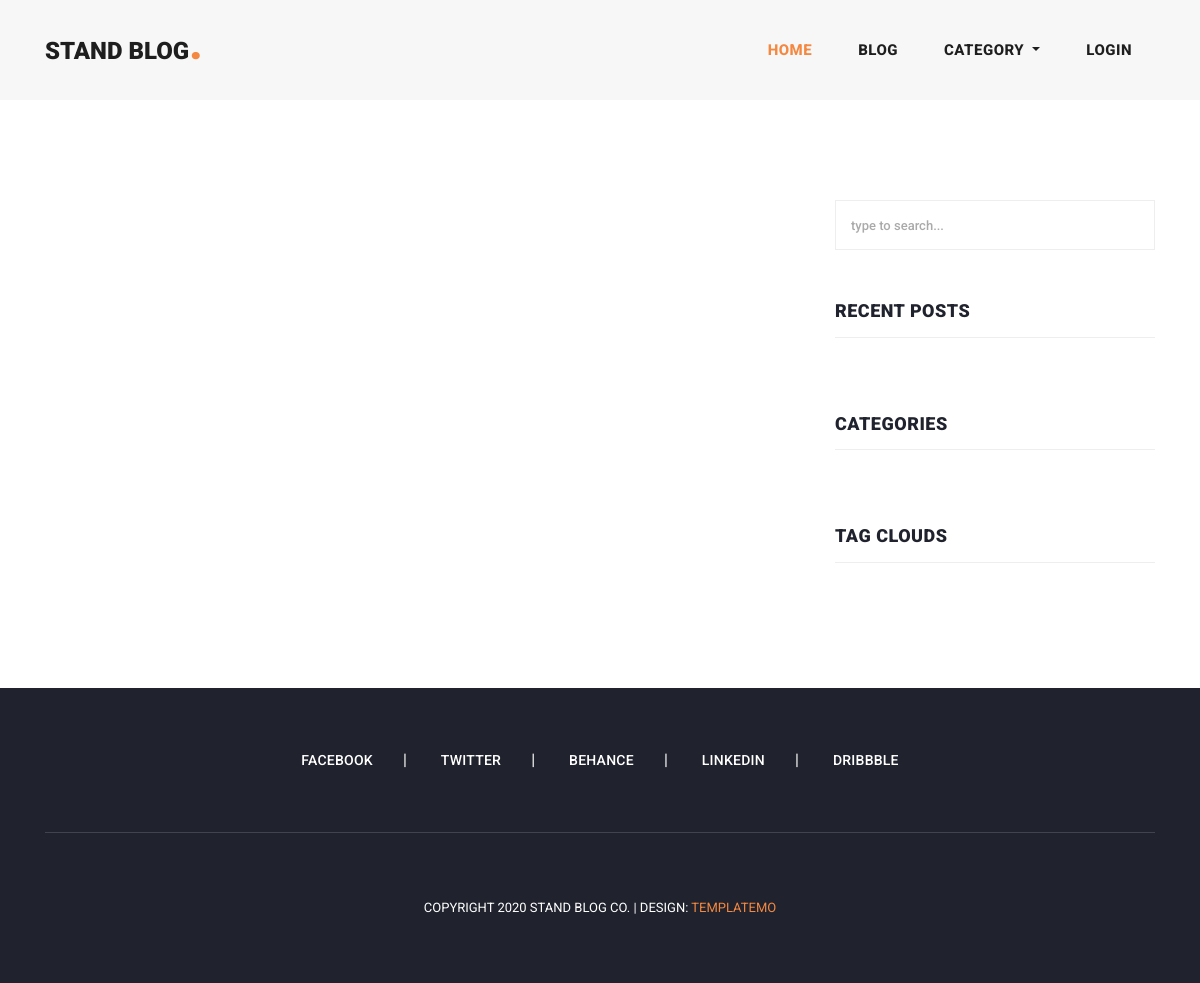
/search/, run on an earlier commit of the app's database.
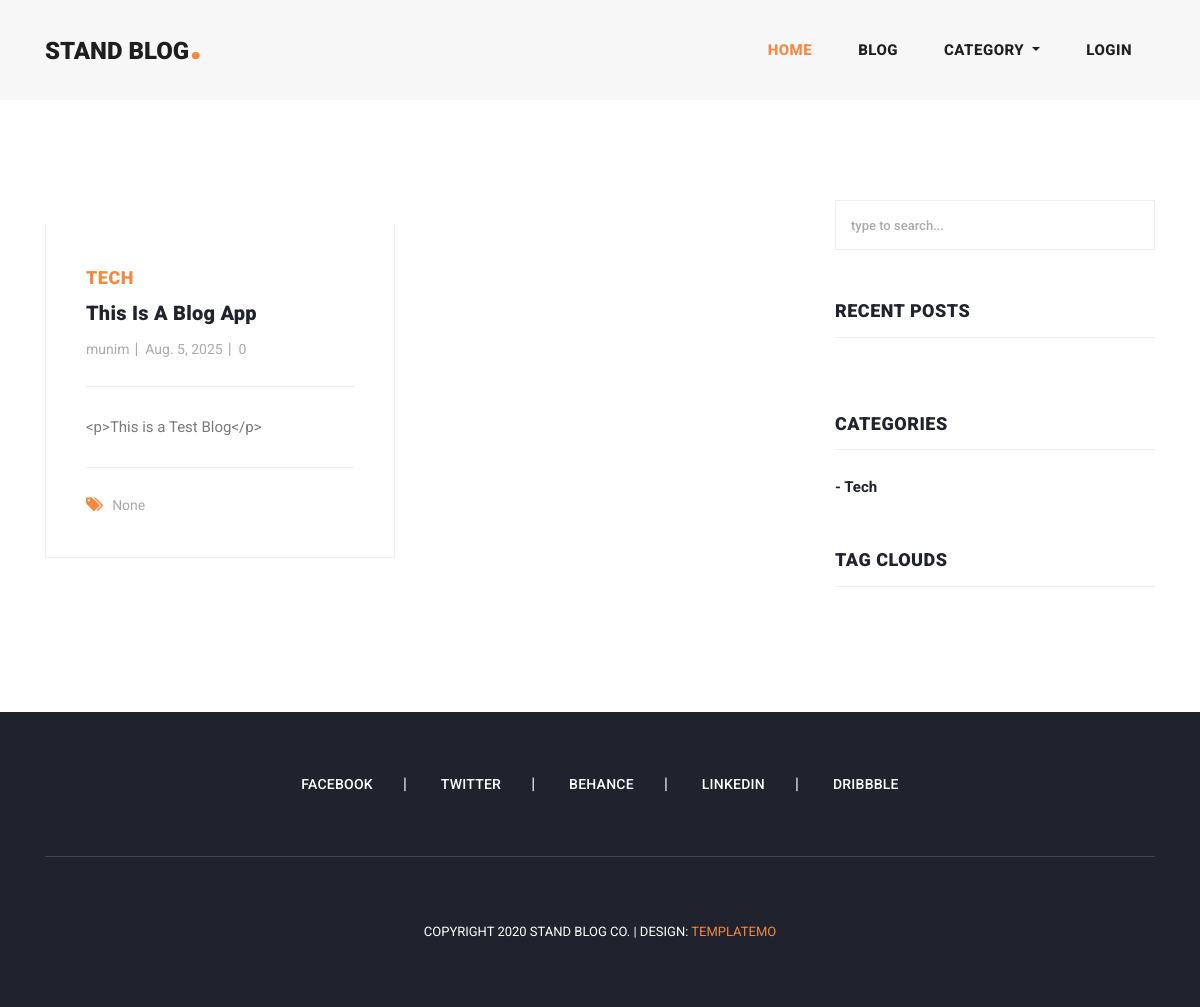
And on a later commit of the database.
### home/models.py (models this page shows, shortened)
class Blog (models.Model):
    Banner = models.ImageField(upload_to = 'blog')
    user = models.ForeignKey(User, on_delete=models.CASCADE , related_name='blog_user')
    title = models.CharField(max_length=255)
    category = models.ForeignKey(Category, on_delete=models.CASCADE , related_name='blog_category')
    description = RichTextField()
    tags = models.ManyToManyField(Tag , related_name ='blog_tag', blank=True)
    likes = models.ManyToManyField(User,  blank=True, related_name ='blog_likes', )
    created = models.DateField(auto_now_add=True)
    slug = models.SlugField(blank=True, null=True , unique=True)

class Category(models.Model):
    title = models.CharField(max_length=255)
    slug = models.SlugField(unique=True , blank=True , null=True)
    def __str__(self):
        return self.title

### accounts/models.py (models this page shows, shortened)
class User(AbstractUser):
    email = models.EmailField()
    phone = models.CharField(max_length=12)
    profile_image = models.ImageField(upload_to = 'profile_image',blank = True , null= True)
    REQUIRED_FIELDS = ['email']
    objects = UserManager()

### home/views.py (the view)
# urls.py: path('search/', views.serch_blog , name = 'search'),
def serch_blog(request):
  serch_key =  request.GET.get('search')
  recent_blog = Blog.objects.order_by('-created')
  print(serch_key)
  if serch_key:
    blogs = Blog.objects.filter(
      Q(title__icontains = serch_key)|
      Q(category__title__icontains = serch_key)|
      Q(tags__title__icontains = serch_key )
    ).distinct()
    context = {
      'blogs':blogs,
      'recent_blogs': recent_blog
    }
    return render(request , 'search.html' , context)
  else:
    blogs = Blog.objects.all()
    context = {
      "blogs": blogs
    }
    return render(request , 'search.html' , context)

### home/context_processor.py (called while the page is built)
def get_all_categories(request):
    categories = Category.objects.all()
    context = {'categories': categories}
    return context

### templates/search.html (shortened to what this page needs)
{% extends 'base.html' %}
{% block content %}
<section class="blog-posts grid-system">
    <div class="container">
      <div class="row">
        <div class="col-lg-8">
          <div class="all-blog-posts">
            <div class="row">
              {% for blog in blogs   %}
              <div class="col-lg-6">
                <div class="blog-post">
                  <div class="blog-thumb">
                  </div>
                  <div class="down-content">
                    <span>{{blog.category}}</span>
                    <a href="{% url 'blog_datails' blog.slug %}"><h4>{{blog.title}}</h4></a>
                    <ul class="post-info">
                      <li><a href="#">{{blog.user.username}}</a></li>
                      <li><a href="#">{{blog.created}}</a></li>
                      <li><a href="#">{{blog.blog_comment.count}}</a></li>
                    </ul>
                    <p>{{blog.description| truncatewords:10}}</p>
                    <div class="post-options">
                      <div class="row">
                        <div class="col-lg-12">
                          <ul class="post-tags">
                            {% if blog.tags.all.count > 0 %}
                            {% for tag in blog.tags.all  %}
                            <li><i class="fa fa-tags"></i></li>
                            <li><a href="#">{{tag.title}}</a></li>
                           {% endfor %}
                           {% else %}
                           <li><i class="fa fa-tags"></i></li>
                           <li><a href="#">None</a></li>
                            {% endif %}
                          </ul>
                        </div>
                      </div>
                    </div>
                  </div>
                </div>
              </div>
              {% endfor %}
             {% include 'pagination.html' %}
            </div>
          </div>
        </div>
        <div class="col-lg-4">
          <div class="sidebar">
            <div class="row">
              <div class="col-lg-12">
                <div class="sidebar-item search">
                  <form id="search_form"  method="GET" action="{%url  'search'%}">
                    <input type="text" name="search" class="searchText" placeholder="type to search..." autocomplete="on">
                  </form>
                </div>
              </div>
              {% include 'sidebar.html' with blogs=recent_blogs  %}
            </div>
          </div>
        </div>
      </div>
    </div>
  </section>
{% endblock content %}

### templates/sidebar.html (shortened to what this page needs)
<div class="col-lg-12">
  <div class="sidebar-item recent-posts">
    <div class="sidebar-heading">
      <h2>Recent Posts</h2>
    </div>
  </div>
</div>
<div class="col-lg-12">
  <div class="sidebar-item categories">
    <div class="sidebar-heading">
      <h2>Categories</h2>
    </div>
    <div class="content">
      <ul>
        {% for category in categories|slice:'5' %}
        <li><a href="{%url "category_blog" category.slug %}">- {{category.title}}</a></li>
        {% endfor %}
      </ul>
    </div>
  </div>
</div>
<div class="col-lg-12">
  <div class="sidebar-item tags">
    <div class="sidebar-heading">
      <h2>Tag Clouds</h2>
    </div>
  </div>
</div>

What changed in the data, as far as the page shows it:
added Blog: category "TECH", title "This Is A Blog App", user.username "munim", created "Aug. 5, 2025", blog_comment.count "0", description "<p>This is a Test Blog</p>", shows "None"
added Category: title "Tech"
